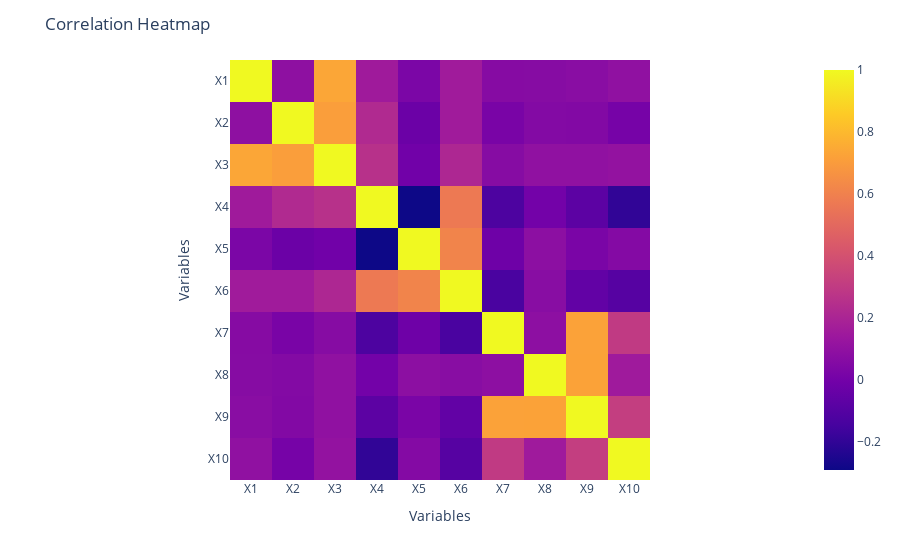

Notebook cell for this chart:
### Code cell
import matplotlib.pyplot as plt 
import plotly.express as px


fig = px.imshow(X.corr())
fig.update_layout(
    title='Correlation Heatmap',
    xaxis_title='Variables',
    yaxis_title='Variables'
    
)
fig.show()

### Figure 1 — Plotly figure (JSON) as saved in the notebook; plotly's stock layout.template omitted (floating-point values rounded to 4 significant figures)
{"data": [{"coloraxis": "coloraxis", "hovertemplate": "x: %{x}<br>y: %{y}<br>color: %{z}<extra></extra>", "name": "0", "type": "heatmap", "x": ["X1", "X2", "X3", "X4", "X5", "X6", "X7", "X8", "X9", "X10"], "xaxis": "x", "y": ["X1", "X2", "X3", "X4", "X5", "X6", "X7", "X8", "X9", "X10"], "yaxis": "y", "z": [[1, 0.09143, 0.736, 0.1535, 0.02716, 0.1571, 0.06321, 0.06497, 0.07355, 0.09826], [0.09143, 1, 0.7076, 0.2252, -0.02907, 0.1556, 0.01773, 0.05254, 0.04965, 0.01013], [0.736, 0.7076, 1, 0.2573, -0.00983, 0.2105, 0.06406, 0.09665, 0.09708, 0.1069], [0.1535, 0.2252, 0.2573, 1, -0.2923, 0.5676, -0.126, -0.001628, -0.07827, -0.2024], [0.02716, -0.02907, -0.00983, -0.2923, 1, 0.6124, -0.01715, 0.08431, 0.02307, 0.05512], [0.1571, 0.1556, 0.2105, 0.5676, 0.6124, 1, -0.1347, 0.07031, -0.05623, -0.09487], [0.06321, 0.01773, 0.06406, -0.126, -0.01715, -0.1347, 1, 0.08811, 0.7224, 0.2973], [0.06497, 0.05254, 0.09665, -0.001628, 0.08431, 0.07031, 0.08811, 1, 0.7243, 0.1533], [0.07355, 0.04965, 0.09708, -0.07827, 0.02307, -0.05623, 0.7224, 0.7243, 1, 0.3139], [0.09826, 0.01013, 0.1069, -0.2024, 0.05512, -0.09487, 0.2973, 0.1533, 0.3139, 1]]}], "layout": {"coloraxis": {"colorscale": [[0, "#0d0887"], [0.1111, "#46039f"], [0.2222, "#7201a8"], [0.3333, "#9c179e"], [0.4444, "#bd3786"], [0.5556, "#d8576b"], [0.6667, "#ed7953"], [0.7778, "#fb9f3a"], [0.8889, "#fdca26"], [1, "#f0f921"]]}, "margin": {"t": 60}, "title": {"text": "Correlation Heatmap"}, "xaxis": {"anchor": "y", "constrain": "domain", "domain": [0, 1], "scaleanchor": "y", "title": {"text": "Variables"}}, "yaxis": {"anchor": "x", "autorange": "reversed", "constrain": "domain", "domain": [0, 1], "title": {"text": "Variables"}}}}
